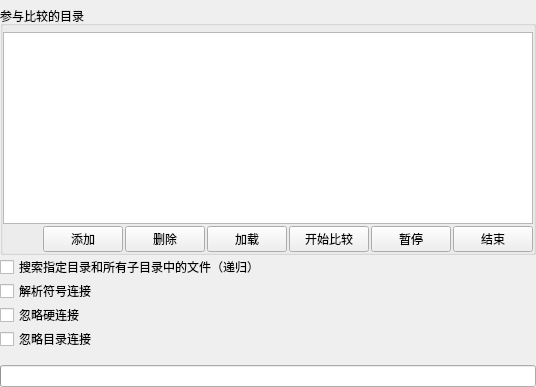
       <widget class="QWidget" name="tabDirectory">
        <attribute name="title">
         <string>开始比较</string>
        </attribute>
        <layout class="QVBoxLayout" name="verticalLayout_14">
         <property name="spacing">
          <number>0</number>
         </property>
         <property name="leftMargin">
          <number>0</number>
         </property>
         <property name="topMargin">
          <number>6</number>
         </property>
         <property name="rightMargin">
          <number>0</number>
         </property>
         <property name="bottomMargin">
          <number>0</number>
         </property>
         <item>
          <widget class="QGroupBox" name="dir_select">
           <property name="title">
            <string>参与比较的目录</string>
           </property>
           <layout class="QVBoxLayout" name="verticalLayout">
            <property name="spacing">
             <number>2</number>
            </property>
            <property name="leftMargin">
             <number>0</number>
            </property>
            <property name="topMargin">
             <number>6</number>
            </property>
            <property name="rightMargin">
             <number>0</number>
            </property>
            <property name="bottomMargin">
             <number>0</number>
            </property>
            <item>
             <widget class="QListWidget" name="listWidget"/>
            </item>
            <item>
             <layout class="QHBoxLayout" name="horizontalLayout">
              <item>
               <spacer name="horizontalSpacer_2">
                <property name="orientation">
                 <enum>Qt::Horizontal</enum>
                </property>
                <property name="sizeHint" stdset="0">
                 <size>
                  <width>40</width>
                  <height>20</height>
                 </size>
                </property>
               </spacer>
              </item>
              <item>
               <widget class="QPushButton" name="addButton">
                <property name="text">
                 <string>添加</string>
                </property>
                <property name="flat">
                 <bool>false</bool>
                </property>
               </widget>
              </item>
              <item>
               <widget class="QPushButton" name="delButton">
                <property name="text">
                 <string>删除</string>
                </property>
                <property name="flat">
                 <bool>false</bool>
                </property>
               </widget>
              </item>
              <item>
               <widget class="QPushButton" name="loadButton">
                <property name="text">
                 <string>加载</string>
                </property>
               </widget>
              </item>
              <item>
               <widget class="QPushButton" name="startButton">
                <property name="text">
                 <string>开始比较</string>
                </property>
               </widget>
              </item>
              <item>
               <widget class="QPushButton" name="pauseButton">
                <property name="text">
                 <string>暂停</string>
                </property>
               </widget>
              </item>
              <item>
               <widget class="QPushButton" name="stopButton">
                <property name="text">
                 <string>结束</string>
                </property>
               </widget>
              </item>
             </layout>
            </item>
           </layout>
          </widget>
         </item>
         <item>
          <layout class="QVBoxLayout" name="verticalLayout_13">
           <property name="spacing">
            <number>0</number>
           </property>
           <item>
            <widget class="QCheckBox" name="checkBoxRecursion">
             <property name="text">
              <string>搜索指定目录和所有子目录中的文件（递归）</string>
             </property>
            </widget>
           </item>
           <item>
            <widget class="QCheckBox" name="checkBoxFollowSymlinks">
             <property name="text">
              <string>解析符号连接</string>
             </property>
            </widget>
           </item>
           <item>
            <widget class="QCheckBox" name="checkBoxIgnoreHardlinks">
             <property name="text">
              <string>忽略硬连接</string>
             </property>
            </widget>
           </item>
           <item>
            <widget class="QCheckBox" name="checkBoxIgnoreJunction">
             <property name="text">
              <string>忽略目录连接</string>
             </property>
            </widget>
           </item>
          </layout>
         </item>
         <item>
          <widget class="QLabel" name="labelPercent">
           <property name="frameShape">
            <enum>QFrame::NoFrame</enum>
           </property>
           <property name="frameShadow">
            <enum>QFrame::Plain</enum>
           </property>
           <property name="scaledContents">
            <bool>true</bool>
           </property>
           <property name="textInteractionFlags">
            <set>Qt::NoTextInteraction</set>
           </property>
          </widget>
         </item>
         <item>
          <widget class="QProgressBar" name="progressBar"/>
         </item>
        </layout>
       </widget>
